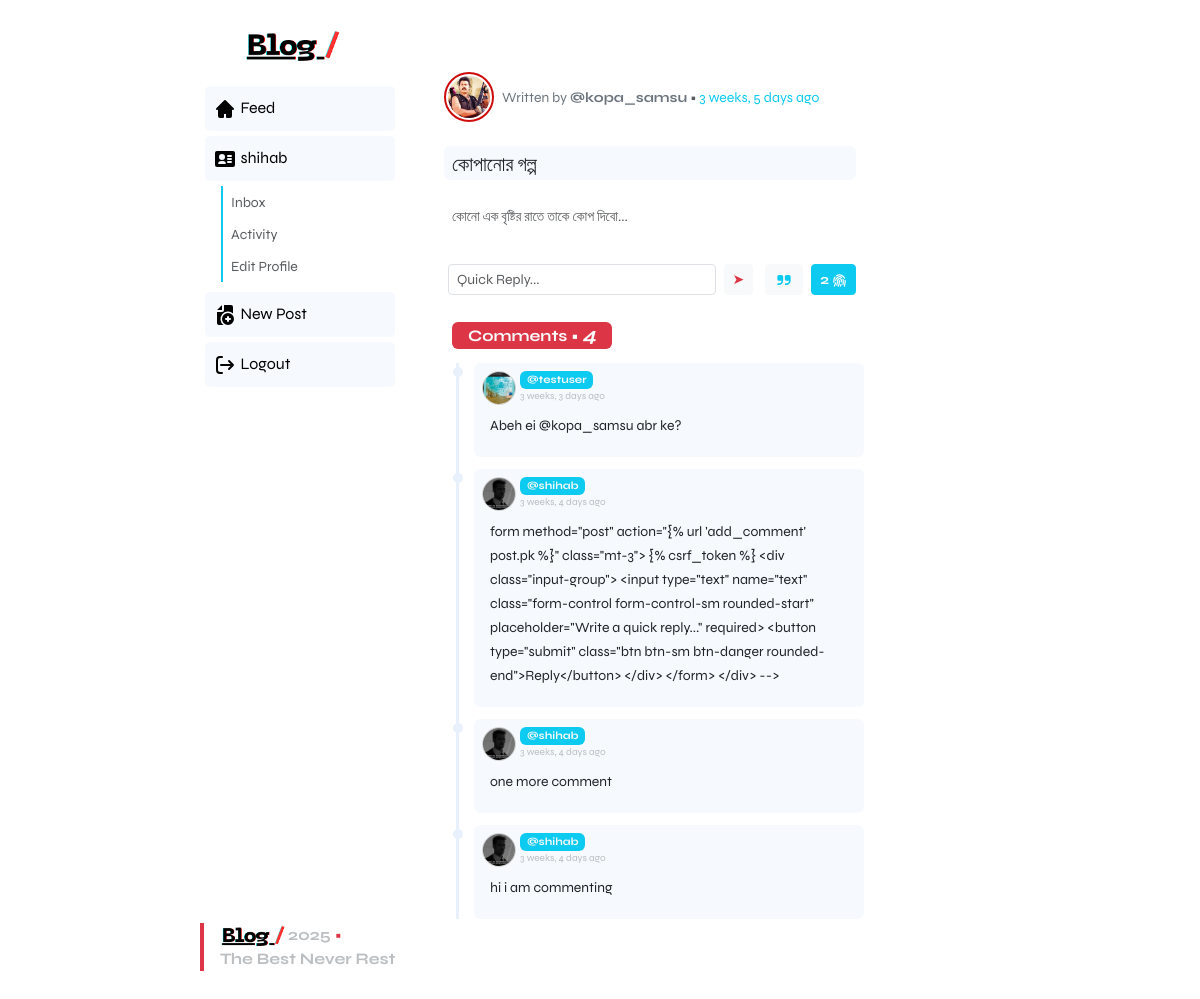
Page /post/12/ (signed in) on the earlier database version.
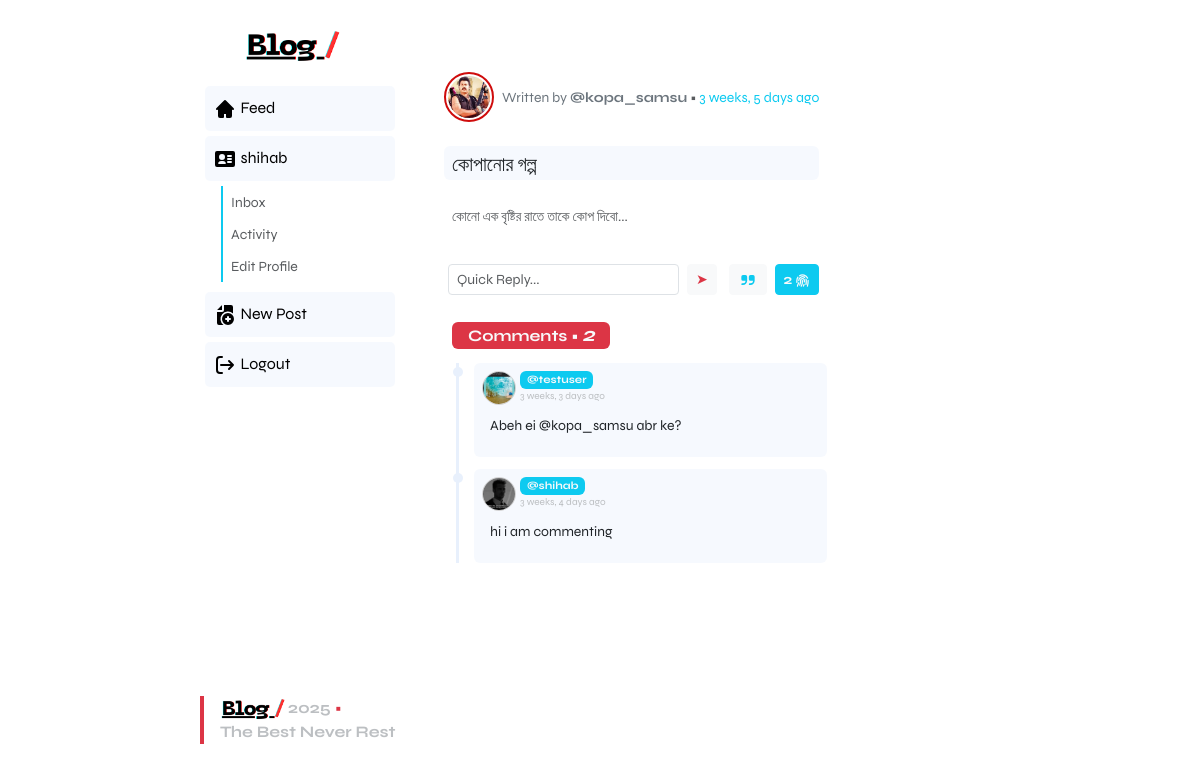
Same page on the later database version.
### blog/models.py (models this page shows, shortened)
class Comment(models.Model):
    post = models.ForeignKey(Post, related_name="comments", on_delete=models.CASCADE)
    author = models.ForeignKey(User, on_delete=models.CASCADE)
    text = models.TextField()
    created_at = models.DateTimeField(auto_now_add=True)

class UserProfile(models.Model):
    user =  models.OneToOneField(User, on_delete=models.CASCADE)
    bio = models.TextField(blank=True, null=True)
    profile_image = models.ImageField(upload_to='profile_images/', default='default.png')

### blog/views.py (the view)
@login_required
def post_detail(request, pk):
    post = get_object_or_404(Post, pk=pk)
    comments = post.comments.all().order_by('-created_at')
    return render(request, 'blog/post_detail.html', {'post':post, 'comments': comments})

### blog/models.py (called while the page is built)
    def total_likes (self):
        if self.likes.count():
            return self.likes.count()
        else :
            return 0

    def liked_by_user(self, user):
        return self.likes.filter(user=user).exists()

### blog/templatetags/app_icons.py (called while the page is built)
@register.simple_tag
def get_icon(name, size=20, cls=""):
    file_path = os.path.join(ICON_PATH, f"{name}.svg")
    try:
        with open(file_path, "r") as f:
            svg = f.read()
        svg = svg.replace("<svg", f'<svg width="{size}" height="{size}" class="{cls}"')
        return mark_safe(svg)
    except FileNotFoundError:
        return f"<!-- icon '{name}' not found -->"

### blog/templatetags/post_extras.py (called while the page is built)
@register.filter
def liked_by_user(post, user):
    return post.liked_by_user(user)

### blog/templates/blog/post_detail.html (shortened to what the changed rows need)
{% extends "blog/base.html" %}
{% block content %}
{% load app_icons %}
{% load humanize %}
                            {% load post_extras %}
        <div class="px-3 mt-2  pb-5">
            <h6 class="text-muted  pt-2 mb-3 ps-3  ">
                <span class="bg-danger text-light p-1 px-3 rounded">
                    <b >Comments  &bull;</b>
                    <b class="fs-5 fst-italic text-light py-0 cmnt-cc "> {{ comments.count }}</b>
                </span>
            </h6>
            <div class="comment-thread">
                {% for comment in comments %}
                <div class="comment-item bg-bluelight  p-2 rounded">
                    <div class="line"></div>
                    <div class="comment-content">
                        <div class="d-flex justify-content-start align-items-start mb-1">
                            <div>
                                <img class="comment-thumbnail" src="{{comment.author.userprofile.profile_image.url}}">
                            </div>
                            <div class="d-flex flex-column justify-content-start align-items-start ps-1">
                                <strong class="badge text-light bg-info ">@{{ comment.author.username }}
                                </strong>
                                <small class=" text-lightpro rounded tiny-text">
                                    {{ comment.created_at|naturaltime }}
                                </small>
                            </div>
                        </div>
                        <p class="text-dark rounded ps-2 p-1 mb-2 fs-6 "><small>{{ comment.text }}</small></p>
                    </div>
                </div>
                {% empty %}
                    <p class="text-muted">No comments yet.</p>
                {% endfor %}
            </div>
        </div>
        {% for comment in comments %}
                    {% load humanize %}
        {% empty %}
        <p class="text-muted">No comments yet. Be the first to comment!</p>
        {% endfor %}
{% endblock %}

Differences in the rows shown:
removed Comment: author.userprofile.profile_image (picture), author.username "shihab", created_at "3 weeks, 4 days ago", text "form method=\"post\" action=\"{% url 'add_comment' post.pk %}\" class=\"mt-3\"> {% csrf_token %} <div class=\"input-group\"> <input type=\"text\" name=\"text\" class=\"form-control form-control-sm rounded-start\" placeholder=\"Write a quick reply...\" required> <button type=\"submit\" class=\"btn btn-sm btn-danger rounded-end\">Reply</button> </div> </form> </div> -->"
removed Comment: author.userprofile.profile_image (picture), author.username "shihab", created_at "3 weeks, 4 days ago", text "one more comment"
Other differences:
{{ comments.count }}: "4" → "2"
